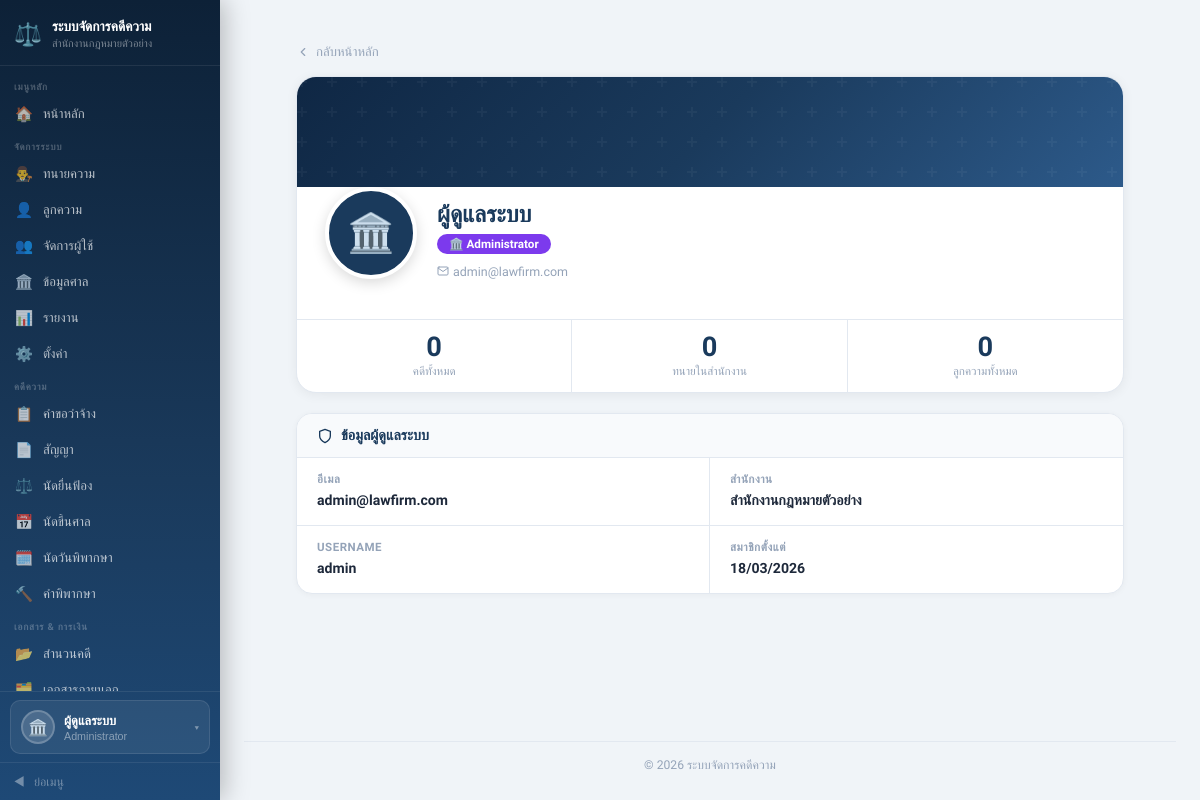
Screenshot of /pages/Profile.php (signed in) with the database file from the repository.
### tables this page shows
CREATE TABLE `users` (
  `user_id`       int          NOT NULL AUTO_INCREMENT,
  `username`      varchar(50)  DEFAULT NULL COMMENT 'สำหรับ login แทน email',
  `office_id`     int          NOT NULL,
  `role_id`       int          NOT NULL,
  `email`         varchar(150) NOT NULL,
  `password_hash` varchar(255) NOT NULL,
  `status`        varchar(20)  DEFAULT 'active',
  `created_at`    timestamp    DEFAULT CURRENT_TIMESTAMP,
  PRIMARY KEY (`user_id`),
  UNIQUE KEY `uq_email`    (`email`),
  UNIQUE KEY `uq_username` (`username`)
);

CREATE TABLE `offices` (
  `office_id`   int          NOT NULL AUTO_INCREMENT,
  `office_name` varchar(150) NOT NULL,
  `office_code` varchar(20)  DEFAULT NULL,
  `address`     text,
  `phone`       varchar(15)  DEFAULT NULL,
  `email`       varchar(150) DEFAULT NULL,
  `logo_path`   varchar(255) DEFAULT NULL,
  `status`      varchar(20)  DEFAULT 'active',
  `created_at`  timestamp    DEFAULT CURRENT_TIMESTAMP,
  PRIMARY KEY (`office_id`),
  UNIQUE KEY `uq_office_code` (`office_code`)
);

### src/pages/Profile.php (the view, shortened to what this page needs)
<?php
$pdo    = getDB();
$role   = $_SESSION['role'];
$userId = $_SESSION['user_id'];
$officeId = $_SESSION['office_id'];
$profile = null;
if ($role === 'lawyer') {
    try {
        $s = $pdo->prepare("
            SELECT lp.*, u.email, u.username, u.created_at AS account_created,
                   ROUND(COALESCE(AVG(r.rating),0),1) AS avg_rating,
                   COUNT(r.review_id) AS review_count
            FROM lawyer_profiles lp
            JOIN users u ON lp.user_id = u.user_id
            LEFT JOIN lawyer_reviews r ON lp.lawyer_id = r.lawyer_id
            WHERE lp.user_id = ?
            GROUP BY lp.lawyer_id
        ");
        $s->execute([$userId]);
        $profile = $s->fetch();
    } catch (Exception $e) {
        $s = $pdo->prepare("SELECT lp.*, u.email, u.username, u.created_at AS account_created FROM lawyer_profiles lp JOIN users u ON lp.user_id=u.user_id WHERE lp.user_id=?");
        $s->execute([$userId]);
        $profile = $s->fetch();
        $profile['avg_rating']   = 0;
        $profile['review_count'] = 0;
    }
    $lid = $profile['lawyer_id'] ?? null;
    $statTotal   = 0; $statActive = 0; $statDone = 0;
    if ($lid) {
        $q = $pdo->prepare("SELECT COUNT(*) FROM case_requests WHERE lawyer_id=? AND office_id=?");
        $q->execute([$lid, $officeId]); $statTotal = (int)$q->fetchColumn();
        $q = $pdo->prepare("SELECT COUNT(*) FROM case_requests WHERE lawyer_id=? AND office_id=? AND status='approved'");
        $q->execute([$lid, $officeId]); $statActive = (int)$q->fetchColumn();
        $q = $pdo->prepare("SELECT COUNT(*) FROM case_requests cr JOIN contracts c ON cr.request_id=c.request_id WHERE cr.lawyer_id=? AND c.contract_review_status='finalized'");
        $q->execute([$lid]); $statDone = (int)$q->fetchColumn();
    }
    $reviews = [];
    if (($profile['review_count'] ?? 0) > 0) {
        try {
            $r = $pdo->prepare("
                SELECT rv.rating, rv.comment, rv.created_at, CONCAT(cp.fname,' ',cp.lname) AS client_name
                FROM lawyer_reviews rv
                JOIN client_profiles cp ON rv.client_id = cp.client_id
                WHERE rv.lawyer_id = ?
                ORDER BY rv.created_at DESC LIMIT 5
            ");
            $r->execute([$lid]);
            $reviews = $r->fetchAll();
        } catch (Exception $e) {}
    }
} elseif ($role === 'admin') {
    $s = $pdo->prepare("SELECT u.*, o.office_name FROM users u JOIN offices o ON u.office_id=o.office_id WHERE u.user_id=?");
    $s->execute([$userId]);
    $profile = $s->fetch();
    $statTotal = 0; $statActive = 0; $statDone = 0;
    $q = $pdo->prepare("SELECT COUNT(*) FROM case_requests WHERE office_id=?");
    $q->execute([$officeId]); $statTotal = (int)$q->fetchColumn();
    $q = $pdo->prepare("SELECT COUNT(*) FROM lawyer_profiles lp JOIN users u ON lp.user_id=u.user_id WHERE u.office_id=?");
    $q->execute([$officeId]); $statActive = (int)$q->fetchColumn();
    $q = $pdo->prepare("SELECT COUNT(*) FROM client_profiles cp JOIN users u ON cp.user_id=u.user_id WHERE u.office_id=?");
    $q->execute([$officeId]); $statDone = (int)$q->fetchColumn();
}
$photoUrl = null;
$displayName = 'ผู้ใช้งาน';
if ($role === 'admin') {
    $displayName = 'ผู้ดูแลระบบ';
} elseif (!empty($profile['fname'])) {
    $displayName = $profile['fname'] . ' ' . $profile['lname'];
}
$roleLabel = ['admin' => 'Administrator', 'lawyer' => 'ทนายความ', 'client' => 'ลูกความ'][$role] ?? $role;
$roleColor = ['admin' => '#7c3aed', 'lawyer' => '#1a3a5c', 'client' => '#059669'][$role] ?? '#64748b';
include '../includes/header.php';
?>
<div class="profile-page">
    <a href="/pages/dashboard.php" class="back-link">
        <svg xmlns="http://www.w3.org/2000/svg" viewBox="0 0 24 24" style="width:14px;height:14px;fill:none;stroke:currentColor;stroke-width:2;stroke-linecap:round;stroke-linejoin:round;"><polyline points="15 18 9 12 15 6"/></svg>
        กลับหน้าหลัก
    </a>
    <div class="hero-card">
        <div class="hero-banner"></div>
        <div class="hero-body">
            <div class="hero-avatar-wrap">
                <?php if ($photoUrl): ?>
                    <img src="<?= htmlspecialchars($photoUrl) ?>" class="hero-avatar" alt="avatar">
                <?php else: ?>
                    <div class="hero-avatar-ph">
                        <?= $role === 'admin' ? '🏛️' : ($role === 'lawyer' ? '⚖️' : '👤') ?>
                    </div>
                <?php endif; ?>
            </div>
            <div class="hero-info">
                <div class="hero-name"><?= htmlspecialchars($displayName) ?></div>
                <div>
                    <span class="hero-role-badge" style="background:<?= $roleColor ?>;">
                        <?= $role === 'admin' ? '🏛️' : ($role === 'lawyer' ? '⚖️' : '👤') ?>
                        <?= htmlspecialchars($roleLabel) ?>
                    </span>
                </div>
                <div class="hero-meta">
                    <?php if (!empty($profile['email'])): ?>
                    <span>
                        <svg xmlns="http://www.w3.org/2000/svg" viewBox="0 0 24 24" style="width:12px;height:12px;fill:none;stroke:currentColor;stroke-width:2;stroke-linecap:round;stroke-linejoin:round;"><path d="M4 4h16c1.1 0 2 .9 2 2v12c0 1.1-.9 2-2 2H4c-1.1 0-2-.9-2-2V6c0-1.1.9-2 2-2z"/><polyline points="22,6 12,13 2,6"/></svg>
                        <?= htmlspecialchars($profile['email']) ?>
                    </span>
                    <?php endif; ?>
                </div>
            </div>
        </div>
        <div class="stat-strip">
            <?php if ($role === 'lawyer'): ?>
                <div class="stat-cell">
                    <span class="stat-val"><?= $statTotal ?></span>
                    <span class="stat-lbl">คดีทั้งหมด</span>
                </div>
                <div class="stat-cell">
                    <span class="stat-val"><?= $statActive ?></span>
                    <span class="stat-lbl">คดีที่รับแล้ว</span>
                </div>
                <div class="stat-cell">
                    <span class="stat-val"><?= number_format($profile['avg_rating'] ?? 0, 1) ?></span>
                    <span class="stat-lbl">คะแนนเฉลี่ย</span>
                </div>
            <?php else: ?>
                <div class="stat-cell">
                    <span class="stat-val"><?= $statTotal ?></span>
                    <span class="stat-lbl">คดีทั้งหมด</span>
                </div>
                <div class="stat-cell">
                    <span class="stat-val"><?= $statActive ?></span>
                    <span class="stat-lbl">ทนายในสำนักงาน</span>
                </div>
                <div class="stat-cell">
                    <span class="stat-val"><?= $statDone ?></span>
                    <span class="stat-lbl">ลูกความทั้งหมด</span>
                </div>
            <?php endif; ?>
        </div>
    </div>
    <?php if ($role === 'admin'): ?>
    <div class="section-card">
        <div class="section-head">
            <svg xmlns="http://www.w3.org/2000/svg" viewBox="0 0 24 24" style="width:16px;height:16px;fill:none;stroke:currentColor;stroke-width:2;stroke-linecap:round;stroke-linejoin:round;"><path d="M12 22s8-4 8-10V5l-8-3-8 3v7c0 6 8 10 8 10z"/></svg>
            ข้อมูลผู้ดูแลระบบ
        </div>
        <div class="info-grid">
            <div class="info-cell">
                <div class="info-lbl">อีเมล</div>
                <div class="info-val"><?= htmlspecialchars($profile['email'] ?? '-') ?></div>
            </div>
            <div class="info-cell">
                <div class="info-lbl">สำนักงาน</div>
                <div class="info-val"><?= htmlspecialchars($profile['office_name'] ?? '-') ?></div>
            </div>
            <div class="info-cell">
                <div class="info-lbl">Username</div>
                <div class="info-val"><?= htmlspecialchars($profile['username'] ?? '-') ?></div>
            </div>
            <div class="info-cell">
                <div class="info-lbl">สมาชิกตั้งแต่</div>
                <div class="info-val"><?= !empty($profile['created_at']) ? date('d/m/Y', strtotime($profile['created_at'])) : '-' ?></div>
            </div>
        </div>
    </div>
    <?php endif; ?>
</div>
<?php include '../includes/footer.php'; ?>

### src/assets/css/style.css (style rules this page uses)
*, *::before, *::after { box-sizing: border-box; margin: 0; padding: 0; }
:root { --navy: #1a3a5c; --navy2: #2d5a8a; --green: #059669; --red: #dc2626; --yellow: #d97706; --blue: #2563eb; --border: #e2e8f0; --muted: #94a3b8; --bg: #f8fafc; --navy-light: #2d5a8a; --sb-w: 220px; --sb-w-col: 60px; }
body { font-family: 'Sarabun', sans-serif; background: #f0f4f8; display: flex; min-height: 100vh; overflow-x: hidden; color: #1e293b; }
a { text-decoration: none; color: inherit; }
*, *::before, *::after { box-sizing: border-box; }

### src/pages/Profile.php (style rules this page uses)
:root { --navy: #1a3a5c; --navy2: #2d5a8a; --border: #e2e8f0; --muted: #94a3b8; --bg: #f8fafc; --green: #059669; --blue: #2563eb; --red: #dc2626; }
.profile-page { max-width: 860px; margin: 0 auto; padding: 24px 16px 48px; }
.hero-card { background: #fff; border: 1px solid var(--border); border-radius: 20px; overflow: hidden; margin-bottom: 20px; box-shadow: 0 2px 12px rgba(0,0,0,.06); }
.hero-banner { height: 110px; background: linear-gradient(135deg, #0f2744 0%, #1a3a5c 50%, #2d5a8a 100%); position: relative; }
.hero-banner::after { content: ''; position: absolute; inset: 0; }
.hero-body { padding: 0 28px 24px; display: flex; gap: 20px; align-items: flex-end; flex-wrap: wrap; }
.hero-avatar-wrap { margin-top: -46px; flex-shrink: 0; }
.hero-avatar-ph { width: 92px; height: 92px; border-radius: 50%; border: 4px solid #fff; background: var(--navy); display: flex; align-items: center; justify-content: center; font-size: 2.4rem; box-shadow: 0 4px 14px rgba(0,0,0,.15); }
.hero-info { flex: 1; min-width: 0; padding-top: 14px; }
.hero-name { font-size: 1.45rem; font-weight: 800; color: var(--navy); line-height: 1.2; margin-bottom: 4px; }
.hero-role-badge { display: inline-flex; align-items: center; gap: 5px; padding: 3px 12px; border-radius: 20px; font-size: .73rem; font-weight: 700; color: #fff; margin-bottom: 6px; }
.hero-meta { font-size: .78rem; color: var(--muted); display: flex; flex-wrap: wrap; gap: 14px; margin-top: 4px; }
.hero-meta span { display: flex; align-items: center; gap: 4px; }
.stat-strip { display: grid; grid-template-columns: repeat(3, 1fr); border-top: 1px solid var(--border); margin-top: 16px; }
.stat-cell { text-align: center; padding: 14px 10px; border-right: 1px solid var(--border); }
.stat-cell:last-child { border-right: none; }
.stat-val { font-size: 1.7rem; font-weight: 800; color: var(--navy); line-height: 1; display: block; }
.stat-lbl { font-size: .72rem; color: var(--muted); margin-top: 3px; display: block; }
.section-card { background: #fff; border: 1px solid var(--border); border-radius: 16px; margin-bottom: 16px; overflow: hidden; box-shadow: 0 1px 6px rgba(0,0,0,.04); }
.section-head { padding: 13px 20px; border-bottom: 1px solid var(--border); display: flex; align-items: center; gap: 8px; font-weight: 700; color: var(--navy); font-size: .9rem; background: var(--bg); }
.info-grid { display: grid; grid-template-columns: 1fr 1fr; gap: 0; }
.info-cell { padding: 14px 20px; border-bottom: 1px solid var(--border); border-right: 1px solid var(--border); }
.info-cell:nth-child(2n) { border-right: none; }
.info-cell:last-child, .info-cell:nth-last-child(2):not(.full) { border-bottom: none; }
.info-lbl { font-size: .72rem; color: var(--muted); font-weight: 600; text-transform: uppercase; letter-spacing: .5px; margin-bottom: 4px; display: flex; align-items: center; gap: 5px; }
.info-val { font-size: .88rem; color: #1e293b; font-weight: 600; line-height: 1.5; }
.back-link { display: inline-flex; align-items: center; gap: 6px; color: var(--muted); font-size: .82rem; text-decoration: none; margin-bottom: 16px; transition: color .15s; }

### rows the page displays
users: email "admin@lawfirm.com", office.office_name "สำนักงานกฎหมายตัวอย่าง", username "admin", created_at "18/03/2026"

### other values shown
$_SESSION['office_name'] "สำนักงานกฎหมายตัวอย่าง"
$_sb_name "ผู้ดูแลระบบ"
$_sb_role_label "Administrator"
$displayName "ผู้ดูแลระบบ"
$roleLabel "Administrator"
$statTotal "0"
$statActive "0"
$statDone "0"
